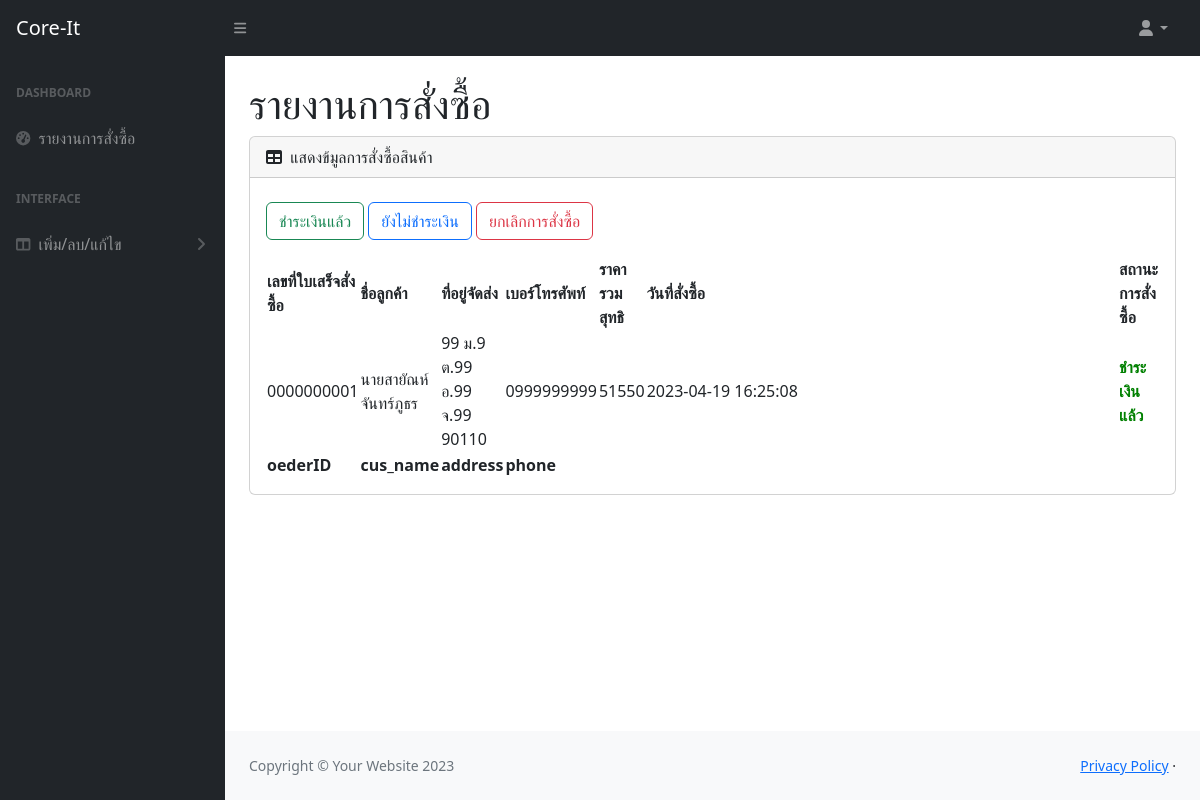
Screenshot of /admin/report_order_yes.php with the database file from the repository.
### tables this page shows
CREATE TABLE `config_shop` (
  `shopid` int(3) NOT NULL,
  `shopname` text DEFAULT NULL
);

CREATE TABLE `tb_order` (
  `orderID` int(10) UNSIGNED ZEROFILL NOT NULL COMMENT 'เลขที่ใบสั่งซื้อ',
  `cus_name` varchar(60) NOT NULL COMMENT 'ชื่อ-สกุล',
  `address` text NOT NULL COMMENT 'ที่อยู่จัดส่ง',
  `phone` varchar(10) NOT NULL COMMENT 'เบอร์โทรศัพท์',
  `total_price` float NOT NULL COMMENT 'ราคารวมสุทธิ',
  `order_status` varchar(1) NOT NULL COMMENT '1=รอชำระเงิน 2=ชำระเงิน',
  `reg_date` timestamp NOT NULL DEFAULT current_timestamp() COMMENT 'วันที่สั่งซื้อ'
);

### admin/report_order_yes.php (the view, shortened to what this page needs)
<?php include ('../config/condb.php'); ?>
<!DOCTYPE html>
<html lang="en">
    <head>
        <?php include ('link.php');?>
    </head>
    <body class="sb-nav-fixed">
    <?php include ('a_menu.php');?>
            <div id="layoutSidenav_content">
                <main>
                    <div class="container-fluid px-4">
                        <h1 class="mt-4">รายงานการสั่งซื้อ</h1>
                        <div class="card mb-4">
                            <div class="card-header">
                                <i class="fas fa-table me-1"></i>
                                แสดงข้มูลการสั่งซื้อสินค้า
                            </div>
                            <div class="card-body">
                                <div class="mt-2 mb-3">
                                <?php include ('button/button_order.php'); ?>
                                </div>
                                <table id="datatablesSimple">
                                    <thead>
                                        <tr>
                                            <th>เลขที่ใบเสร็จสั่งซื้อ</th>
                                            <th>ชื่อลูกค้า</th>
                                            <th>ที่อยู่จัดส่ง</th>
                                            <th>เบอร์โทรศัพท์</th>
                                            <th>ราคารวมสุทธิ</th>
                                            <th>วันที่สั่งซื้อ</th>
                                            <th>สถานะการสั่งซื้อ</th>
                                        </tr>
                                    </thead>
                                    <tfoot>
                                        <tr>
                                            <th>oederID</th>
                                            <th>cus_name</th>
                                            <th>address</th>
                                            <th>phone</th>
                                        </tr>
                                    </tfoot>
                                    <tbody>
                                <?php
                                    $sql = "SELECT * FROM tb_order WHERE order_status='2' ORDER BY reg_date DESC";
                                    $result=mysqli_query($conn,$sql);
                                    while ($row=mysqli_fetch_array($result)) {
                                    $status = $row['order_status'];
                                ?>
                                        <tr>
                                            <td><?=$row['orderID']?></td>
                                            <td><?=$row['cus_name']?></td>
                                            <td><?=$row['address']?></td>
                                            <td><?=$row['phone']?></td>
                                            <td><?=$row['total_price']?></td>
                                            <td class="w-100"><?=$row['reg_date']?></td>
                                            <td>
                                                <?php
                                                    if($status == 1){
                                                        echo "<b style='color:blue'> ยังไม่ชำระเงิน </b>";
                                                    }elseif($status == 2){
                                                        echo "<b style='color:green'> ชำระเงินแล้ว </b>";
                                                    }elseif($status == 0){
                                                        echo "<b style='color:red'> ยกเลิกการสั่งซื้อ </b>";
                                                    }
                                                ?>
                                            </td>
                                        </tr>
                                <?php
                                    }
                                ?>
                                </tbody>
                                </table>
                            </div>
                        </div>
                    </div>
                </main>
                <?php include('a_footer.php'); ?>
            </div>
        </div>
    </body>
</html>

### admin/a_menu.php (shortened to what this page needs)
<?php
$sqlshop = "SELECT * FROM config_shop";
$result_shop= mysqli_query($conn,$sqlshop);
$row9=mysqli_fetch_array($result_shop)
?>
<nav class="sb-topnav navbar navbar-expand navbar-dark bg-dark">
            <a class="navbar-brand ps-3" href="a_index.php"><?=$row9['shopname']?></a>
            <button class="btn btn-link btn-sm order-1 order-lg-0 me-4 me-lg-0" id="sidebarToggle" href="#!"><i class="fas fa-bars"></i></button>
            <ul class="navbar-nav ms-auto ms-md-0 me-3 me-lg-4">
                <li class="nav-item dropdown">
                    <a class="nav-link dropdown-toggle" id="navbarDropdown" href="#" role="button" data-bs-toggle="dropdown" aria-expanded="false"><i class="fas fa-user fa-fw"></i></a>
                </li>
            </ul>
        </nav>
        <div id="layoutSidenav">
            <div id="layoutSidenav_nav">
                <nav class="sb-sidenav accordion sb-sidenav-dark" id="sidenavAccordion">
                    <div class="sb-sidenav-menu">
                        <div class="nav">
                            <div class="sb-sidenav-menu-heading">Dashboard</div>
                            <a class="nav-link" href="a_index.php">
                                <div class="sb-nav-link-icon">
                                    <i class="fas fa-tachometer-alt"></i>
                                </div>
                                รายงานการสั่งซื้อ
                            </a>
                            <div class="sb-sidenav-menu-heading">Interface</div>
                            <a class="nav-link collapsed" href="#" data-bs-toggle="collapse" data-bs-target="#collapseLayouts" aria-expanded="false" aria-controls="collapseLayouts">
                                <div class="sb-nav-link-icon"><i class="fas fa-columns"></i></div>
                                เพิ่ม/ลบ/แก้ไข
                                <div class="sb-sidenav-collapse-arrow"><i class="fas fa-angle-down"></i></div>
                            </a>
                        </div>
                    </div>
                </nav>
            </div>

### rows the page displays
config_shop: shopname "Core-It"
tb_order: orderID "0000000001", cus_name "นายสายัณห์ จันทร์ภูธร", address "99 ม.9 ต.99 อ.99 จ.99 90110", phone "0999999999", total_price "51550", reg_date "2023-04-19 16:25:08", order_status "ชำระเงินแล้ว"
